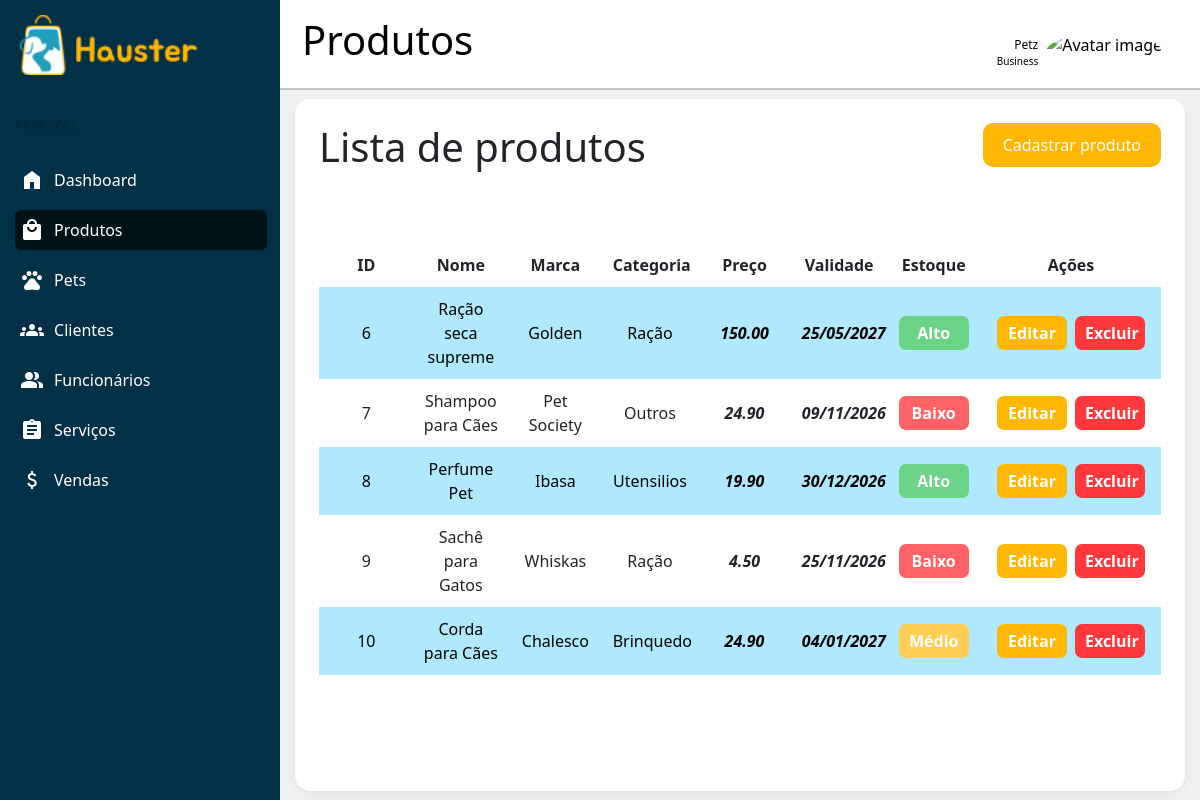
The app's page /dashboard.php?pagina=produtos (signed in) with its own data.
### tables this page shows
CREATE TABLE IF NOT EXISTS `produtos` (
  `idprodutos` int(11) NOT NULL AUTO_INCREMENT,
  `nome_prod` varchar(45) NOT NULL,
  `validade` date NOT NULL,
  `estoque` int(11) NOT NULL,
  `marca` varchar(45) NOT NULL,
  `preco` decimal(10,2) NOT NULL,
  `categorias_idcategorias` int(11) NOT NULL,
  `estabelecimento_idestabelecimento` int(11) NOT NULL,
  PRIMARY KEY (`idprodutos`,`categorias_idcategorias`,`estabelecimento_idestabelecimento`),
  KEY `fk_produtos_categorias1_idx` (`categorias_idcategorias`),
  KEY `fk_produtos_estabelecimento1_idx` (`estabelecimento_idestabelecimento`),
  CONSTRAINT `fk_produtos_categorias1` FOREIGN KEY (`categorias_idcategorias`) REFERENCES `categorias` (`idcategorias`) ON DELETE NO ACTION ON UPDATE NO ACTION,
  CONSTRAINT `fk_produtos_estabelecimento` FOREIGN KEY (`estabelecimento_idestabelecimento`) REFERENCES `estabelecimento` (`idestabelecimento`) ON DELETE CASCADE ON UPDATE NO ACTION
);

CREATE TABLE IF NOT EXISTS `categorias` (
  `idcategorias` int(11) NOT NULL AUTO_INCREMENT,
  `nome` varchar(45) NOT NULL,
  PRIMARY KEY (`idcategorias`)
);

### dashboard/estoque/index.php (the view, shortened to what this page needs)
<?php
$estabelecimento_id = $_SESSION['estabelecimento_id'];
$stmt = $conexao->prepare(
    "SELECT p.*, c.nome AS nome_categoria
     FROM produtos p
     JOIN categorias c ON p.categorias_idcategorias = c.idcategorias
     WHERE p.estabelecimento_idestabelecimento = :estabelecimento_id
     ORDER BY p.idprodutos"
);
$stmt->bindParam(':estabelecimento_id', $estabelecimento_id);
$stmt->execute();
$produtos = $stmt->fetchAll();
$stmt->execute();
$produtos = $stmt->fetchAll();
?>
<main class="tabela content fundo">
    <div class="cabecalho-tabela">
        <h1 class="titulo">Lista de produtos</h1>
        <a href="dashboard.php?pagina=produtos_cadastrar" class="btn-cadastrar">Cadastrar produto</a>
    </div>
    <table class="table-sb">
        <tr class="linha">
            <th class="celulas">ID</th>
            <th class="celulas">Nome</th>
            <th class="celulas">Marca</th>
            <th class="celulas">Categoria</th>
            <th class="celulas">Preço</th>
            <th class="celulas">Validade</th>
            <th class="celulas">Estoque</th>
            <th class="celulas">Ações</th>
        </tr>
        <?php if (count($produtos) > 0): ?>
            <?php foreach ($produtos as $produto): ?>
                <?php
                    $quantidade = (int) $produto['estoque'];
                    if ($quantidade > 10) {
                        $textoEstoque = 'Alto';
                        $cor_fundo = '#6CD486';
                    } elseif ($quantidade > 3) {
                        $textoEstoque = 'Médio';
                        $cor_fundo = '#FFCE52';
                    } elseif ($quantidade > 0) {
                        $textoEstoque = 'Baixo';
                        $cor_fundo = '#FF6366';
                    } else {
                        $textoEstoque = 'Zerado';
                        $cor_fundo = '#ff0004';
                    }
                ?>
                <tr class="linha">
                    <td class="celulas"><?= htmlspecialchars($produto['idprodutos']) ?></td>
                    <td class="celulas"><?= htmlspecialchars($produto['nome_prod']) ?></td>
                    <td class="celulas"><?= htmlspecialchars($produto['marca']) ?></td>
                    <td class="celulas"><?= htmlspecialchars($produto['nome_categoria']) ?></td>
                    <td class="celulas destaque"><?= htmlspecialchars($produto['preco']) ?></td>
                    <td class="celulas destaque"><?= date('d/m/Y', strtotime($produto['validade'])) ?></td>
                    <td class="celulas"><button style="background-color:<?= $cor_fundo ?>" class="estoque"><?= $textoEstoque ?></button></td>
                    <td class="celulas">
                        <div class="acoes">
                            <a href="dashboard.php?pagina=produtos_editar&id_prod=<?= $produto['idprodutos'] ?>">
                                <button type="button" class="editar">Editar</button>
                            </a>
                            <a href="dashboard.php?pagina=produtos_excluir&id_prod=<?= $produto['idprodutos'] ?>&categoria=<?= $produto['categorias_idcategorias'] ?>"
                               onclick="return confirm('Tem certeza que deseja excluir este produto?');">
                                <button type="button" class="excluir">Excluir</button>
                            </a>
                        </div>
                    </td>
                </tr>
            <?php endforeach; ?>
        <?php else: ?>
            <tr class="linha">
                <td class="celulas" colspan="8">Nenhum produto cadastrado.</td>
            </tr>
        <?php endif; ?>
    </table>
</main>

### dashboard.php (shortened to what this page needs)
<?php
$pagina = $_GET["pagina"] ?? "home";
$css_por_pagina = [
    'home'               => ['dashboard/css/principal.css'],
    'produtos'           => ['dashboard/estoque/css/estoque.css'],
    'produtos_cadastrar' => ['dashboard/estoque/css/cadastrar.css'],
    'editar-perfil'      => ['dashboard/estoque/css/cadastrar.css'],
    'produtos_editar'    => ['dashboard/estoque/css/cadastrar.css'],
];
$css_da_pagina = $css_por_pagina[$pagina] ?? [];
?>
<!DOCTYPE html>
<html lang="pt-br">
<head>
    <link rel="stylesheet" href="css/side-bar.css">
    <?php foreach ($css_da_pagina as $css): ?>
        <link rel="stylesheet" href="<?= htmlspecialchars($css) ?>">
    <?php endforeach; ?>
</head>
<body class="dashboard">
<?php include "includes/side-bar.php"; ?>
<?php include "includes/topo.php"; ?>
<?php
switch ($pagina) {
    case "produtos":
        include "dashboard/estoque/index.php";
        break;
}
?>
</body>
</html>

### includes/side-bar.php
<?php
$grupo_ativo = match (true) {
    str_starts_with($pagina, 'produtos') => 'produtos',
    default => $pagina,
};
?>
<aside class="sidebar">
    <div class="container logo">
        <a href="login_cadastro/login.php">
            <img src="assets/Logo-hauster.png" alt="Logo Hauster">
        </a>
    </div>
    <div class="container">
        <p class="legend">Principal</p>
        <a href="dashboard.php?pagina=home" class="<?= $grupo_ativo === 'home' ? 'active' : '' ?>">
            <span class="material-symbols-outlined">home</span> Dashboard
        </a>
        <a href="dashboard.php?pagina=produtos" class="<?= $grupo_ativo === 'produtos' ? 'active' : '' ?>">
            <span class="material-symbols-outlined">local_mall</span> Produtos
        </a>
        <a href="dashboard.php?pagina=pets" class="<?= $grupo_ativo === 'pets' ? 'active' : '' ?>">
            <span class="material-symbols-outlined">pets</span> Pets
        </a>
        <a href="dashboard.php?pagina=clientes" class="<?= $grupo_ativo === 'clientes' ? 'active' : '' ?>">
            <span class="material-symbols-outlined">groups</span> Clientes
        </a>
        <a href="dashboard.php?pagina=funcionarios" class="<?= $grupo_ativo === 'funcionarios' ? 'active' : '' ?>">
            <span class="material-symbols-outlined">group</span> Funcionários
        </a>
        <a href="dashboard.php?pagina=servicos" class="<?= $grupo_ativo === 'servicos' ? 'active' : '' ?>">
            <span class="material-symbols-outlined">assignment</span> Serviços
        </a>
        <a href="dashboard.php?pagina=vendas" class="<?= $grupo_ativo === 'vendas' ? 'active' : '' ?>">
            <span class="material-symbols-outlined">attach_money</span> Vendas
        </a>
    </div>
</aside>

### includes/topo.php (shortened to what this page needs)
<?php
$titulos = [
    'home'               => 'Dashboard',
    'produtos'           => 'Produtos',
    'produtos_cadastrar' => 'Cadastrar produto',
    'produtos_editar'    => 'Editar produto',
    'pets'               => 'Pets',
    'clientes'           => 'Clientes',
    'funcionarios'       => 'Funcionários',
    'servicos'           => 'Serviços',
    'vendas'             => 'Vendas',
];
$titulo_pagina = $titulos[$pagina] ?? 'Dashboard';
?>
<link href="https://cdn.jsdelivr.net/npm/bootstrap@5.3.3/dist/css/bootstrap.min.css" rel="stylesheet">
<header class="topbar">
    <h1><?= htmlspecialchars($titulo_pagina) ?></h1>
    <div class="mt-3 perfil-menu">
        <button class="d-flex justify-content-between align-items-center p-3 select" type="button"
                data-bs-toggle="collapse" data-bs-target="#perfil" aria-expanded="false" aria-controls="perfil"
                style="background-color:white;">
            <div class="user d-flex align-items-center gap-2">
                <img src="<?= !empty($_SESSION['foto']) ? 'assets/' . htmlspecialchars($_SESSION['foto']) : 'https://i.imgur.com/vzaeaUi.png' ?>" alt="Avatar image">
                <div>
                    <p class="name mb-0"><?= htmlspecialchars($_SESSION['nome_fantasia'] ?? 'Estabelecimento') ?></p>
                    <p class="plan mb-0">Business</p>
                </div>
            </div>
        </button>
    </div>
</header>

### css/side-bar.css (style rules this page uses)
:root { --branco: #ffff; --preto: #000000; --primaria-100: #B0E8FE; --primaria-200: #2CC7EC; --primaria-base: #219EBC; --primaria-400: #16778E; --primaria-500: #0C5262; --primaria-600: #042F3A; --primaria-700: #011319; --secundaria-100: #FFE9D2; --secundaria-base: #FFB703; --secundaria-300: #CE9300; --secundaria-400: #9E7000; --secundaria-500: #714F00; --secundaria-600: #473000; --secundaria-700: #211500; --cinza-100: #F0F0F0; --cinza-200: #B3B8BB; --cinza-base: #8E9294; --cinza-400: #6A6D6F; --cinza-500: #494B4C; --cinza-600: #2A2B2C; --cinza-700: #101111; --fundo: #023047; --font: "Inter"; }
* { margin: 0; padding: 0; border: none; box-sizing: border-box; }
html, body { height: 100%; font-family: "Inter", Helvetica, sans-serif; }
.material-symbols-outlined { font-variation-settings: 'FILL' 1, 'wght' 400, 'GRAD' 0, 'opsz' 24; color: var(--branco); }
.dashboard { display: grid; grid-template-areas: "sidebar topbar" "sidebar content"; grid-template-columns: 280px 1fr; grid-template-rows: 90px 1fr; height: 100vh; background-color: var(--cinza-100); }
.sidebar { grid-area: sidebar; background: var(--fundo); color: var(--branco); display: flex; flex-direction: column; gap: 1rem; }
.sidebar .container { display: flex; flex-direction: column; justify-content: left; gap: 10px; padding: 10px 15px; }
.sidebar .container.logo { background-color: var(--fundo); height: 90px; display: flex; align-items: left; justify-content: center; padding: 15px; }
.logo { border-right: 1px solid var(--fundo); }
.sidebar .container.logo img { width: min-content; height: 60px; }
.sidebar .container .legend { font-family: var(--font); font-weight: 500; font-size: 0.75rem; text-transform: uppercase; color: rgba(0, 0, 0, 0.2) }
.topbar { grid-area: topbar; background-color: var(--branco); color: var(--preto); border-bottom: 2px solid #0000003a; display: flex; align-items: center; justify-content: space-between; padding: 15px 22px; }
.perfil-menu { position: relative; margin-left: auto; }
.perfil-menu .select { border: none; border-radius: 8px; }
.content { grid-area: content; padding: 1.5rem; }

### dashboard/estoque/css/estoque.css (style rules this page uses)
:root { --branco: #ffff; --preto: #000000; --primaria-100: #B0E8FE; --primaria-200: #2CC7EC; --primaria-base: #219EBC; --primaria-400: #16778E; --primaria-500: #0C5262; --primaria-600: #042F3A; --primaria-700: #011319; --secundaria-100: #FFE9D2; --secundaria-base: #FFB703; --secundaria-300: #CE9300; --secundaria-400: #9E7000; --secundaria-500: #714F00; --secundaria-600: #473000; --secundaria-700: #211500; --secundaria-hover: #e4a404; --cinza-100: #F0F0F0; --cinza-200: #B3B8BB; --cinza-base: #8E9294; --cinza-400: #6A6D6F; --cinza-500: #494B4C; --cinza-600: #2A2B2C; --cinza-700: #101111; --estoque-alto: #6CD486; --estoque-medio: #FFCE52; --estoque-baixo: #FF6366; --excluir: #FF383C; --excluir-hover: #d32c2f; --font: "Inter"; }
.fundo { background-color: var(--branco); box-shadow: 0 1px 2px rgba(0, 0, 0, 0.05), 0 4px 12px rgba(0, 0, 0, 0.04); border-radius: 15px; }
.tabela { display: flex; flex-direction: column; margin: 1% 15px 1% 15px; }
th, td { padding: 10px; text-align: center; vertical-align: middle; }
.cabecalho-tabela { display: flex; flex-direction: row; justify-content: space-between; align-items: flex-start; height: 15vh; }
.btn-cadastrar { text-decoration: none; color: var(--branco); padding: 10px 20px; background-color: var(--secundaria-base); border-radius: 10px; }
.table-sb { width: 100%; border-collapse: collapse; table-layout: fixed; }
tr:nth-child(even) { background-color: var(--primaria-100); color: var(--preto); }
.celulas { display: table-cell; text-align: center; vertical-align: middle; max-width: max-content; }
.acoes { display: flex; justify-content: center; align-items: center; gap: 8px; width: 100%; }
th:last-child, td:last-child { width: 180px; }
.acoes > a > button { padding: 5px 10px; width: 70px; font-weight: bold; border-radius: 7px; }
.estoque { padding: 5px 10px; width: 70px; font-weight: bold; border-radius: 7px; color: var(--branco); cursor: none; }
.editar { background-color: var(--secundaria-base); color:var(--branco); cursor: pointer; }
.excluir { background-color: var(--excluir); color:var(--branco); cursor: pointer; }
.destaque { font-weight: bold; font-style: italic; }

### records on screen
produtos: idprodutos "6", nome_prod "Ração seca supreme", marca "Golden", categorias_idcategorias.nome "Ração", preco "150.00", validade "25/05/2027", estoque "Alto"
produtos: idprodutos "7", nome_prod "Shampoo para Cães", marca "Pet Society", categorias_idcategorias.nome "Outros", preco "24.90", validade "09/11/2026", estoque "Baixo"
produtos: idprodutos "8", nome_prod "Perfume Pet", marca "Ibasa", categorias_idcategorias.nome "Utensilios", preco "19.90", validade "30/12/2026", estoque "Alto"
produtos: idprodutos "9", nome_prod "Sachê para Gatos", marca "Whiskas", categorias_idcategorias.nome "Ração", preco "4.50", validade "25/11/2026", estoque "Baixo"
produtos: idprodutos "10", nome_prod "Corda para Cães", marca "Chalesco", categorias_idcategorias.nome "Brinquedo", preco "24.90", validade "04/01/2027", estoque "Médio"

### other values on screen
$titulo_pagina "Produtos"
$_SESSION['nome_fantasia'] "Petz"
